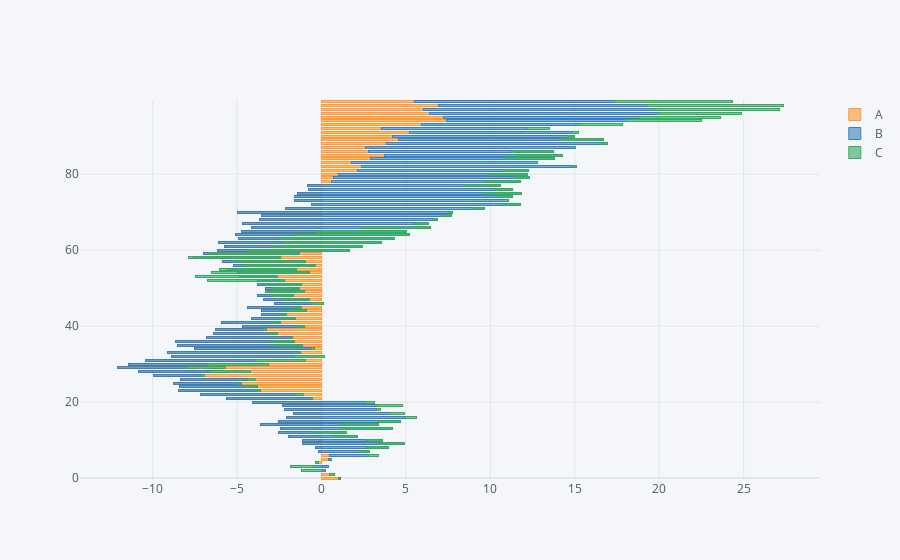

The notebook cell saved with this chart:
### Code cell
df.iplot( kind='barh' , barmode='stack' , bargap=0.5)
